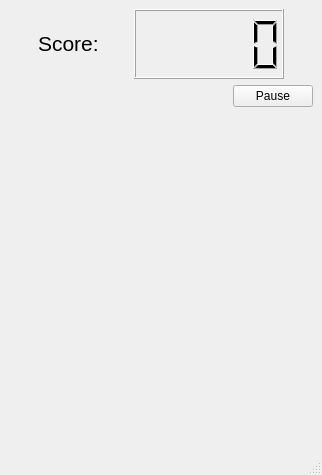
<?xml version="1.0" encoding="UTF-8"?>
<ui version="4.0">
 <class>MainWindow</class>
 <widget class="QMainWindow" name="MainWindow">
  <property name="geometry">
   <rect>
    <x>0</x>
    <y>0</y>
    <width>322</width>
    <height>475</height>
   </rect>
  </property>
  <property name="windowTitle">
   <string>MainWindow</string>
  </property>
  <widget class="QWidget" name="centralwidget">
   <layout class="QVBoxLayout" name="verticalLayout">
    <item>
     <layout class="QHBoxLayout" name="horizontalLayout">
      <property name="sizeConstraint">
       <enum>QLayout::SetDefaultConstraint</enum>
      </property>
      <item>
       <widget class="QLabel" name="label">
        <property name="sizePolicy">
         <sizepolicy hsizetype="Fixed" vsizetype="Fixed">
          <horstretch>0</horstretch>
          <verstretch>0</verstretch>
         </sizepolicy>
        </property>
        <property name="font">
         <font>
          <pointsize>16</pointsize>
         </font>
        </property>
        <property name="text">
         <string>Score:</string>
        </property>
       </widget>
      </item>
      <item>
       <widget class="QLCDNumber" name="score_lcd">
        <property name="sizePolicy">
         <sizepolicy hsizetype="Fixed" vsizetype="Fixed">
          <horstretch>0</horstretch>
          <verstretch>0</verstretch>
         </sizepolicy>
        </property>
        <property name="minimumSize">
         <size>
          <width>150</width>
          <height>70</height>
         </size>
        </property>
        <property name="font">
         <font>
          <pointsize>20</pointsize>
         </font>
        </property>
       </widget>
      </item>
     </layout>
    </item>
    <item>
     <layout class="QHBoxLayout" name="horizontalLayout_2">
      <property name="topMargin">
       <number>0</number>
      </property>
      <item>
       <spacer name="horizontalSpacer">
        <property name="orientation">
         <enum>Qt::Horizontal</enum>
        </property>
        <property name="sizeHint" stdset="0">
         <size>
          <width>40</width>
          <height>20</height>
         </size>
        </property>
       </spacer>
      </item>
      <item>
       <widget class="QPushButton" name="toggle_pause_button">
        <property name="focusPolicy">
         <enum>Qt::NoFocus</enum>
        </property>
        <property name="text">
         <string>Pause</string>
        </property>
       </widget>
      </item>
     </layout>
    </item>
    <item>
     <widget class="SnakeGameWidget" name="snake_game_widget" native="true">
      <property name="sizePolicy">
       <sizepolicy hsizetype="Minimum" vsizetype="Preferred">
        <horstretch>0</horstretch>
        <verstretch>0</verstretch>
       </sizepolicy>
      </property>
      <property name="minimumSize">
       <size>
        <width>304</width>
        <height>304</height>
       </size>
      </property>
      <property name="focusPolicy">
       <enum>Qt::StrongFocus</enum>
      </property>
     </widget>
    </item>
   </layout>
  </widget>
  <widget class="QMenuBar" name="menubar">
   <property name="geometry">
    <rect>
     <x>0</x>
     <y>0</y>
     <width>322</width>
     <height>22</height>
    </rect>
   </property>
  </widget>
  <widget class="QStatusBar" name="statusbar"/>
 </widget>
 <customwidgets>
  <customwidget>
   <class>SnakeGameWidget</class>
   <extends>QWidget</extends>
   <header>SnakeGameWidget/SnakeGameWidget.h</header>
   <container>1</container>
  </customwidget>
 </customwidgets>
 <resources/>
 <connections/>
</ui>
